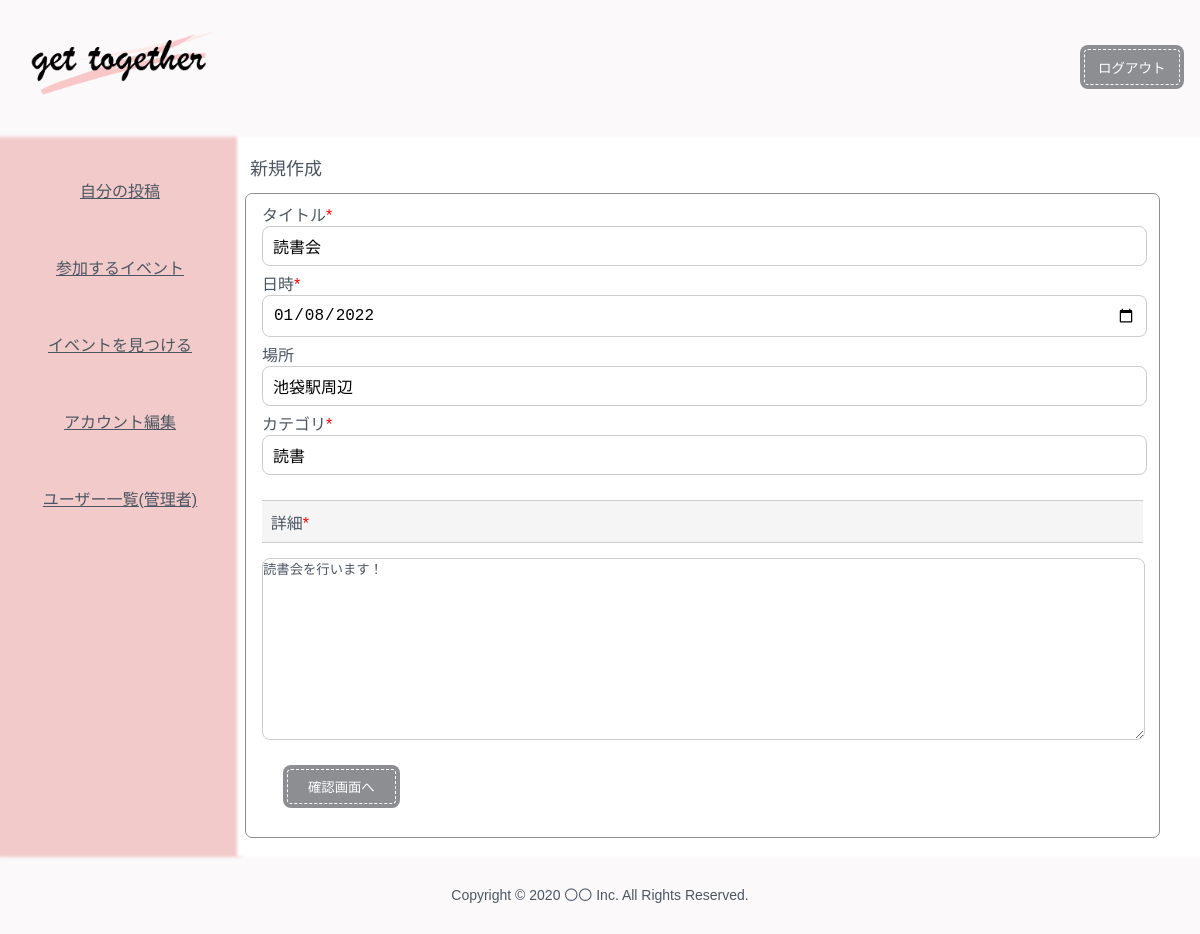
Page /Views/my_edit.php?id=54 (signed in) on the committed database.
### tables this page shows
CREATE TABLE `events` (
  `id` int(11) NOT NULL,
  `title` varchar(300) NOT NULL,
  `content` varchar(20000) DEFAULT NULL,
  `place` varchar(100) DEFAULT NULL,
  `date` date DEFAULT NULL,
  `category` varchar(1000) DEFAULT NULL,
  `user_id` int(11) NOT NULL,
  `del_flag` int(11) NOT NULL DEFAULT '0'
);

### Controllers/Controller1.php (called while the page is built, shortened)
<?php
require_once('../Models/MyPage.php');
class PlayerController {
	private $request;
	  public function __construct() {
			$this->request['get'] = $_GET;
		$this->MyPage = new MyPage();
	  }
	public function detail() {
	$detail = $this->MyPage->getdetail($this->request['get']);
	return $detail;
	}
}
?>

### Models/Db.php (called while the page is built, shortened)
<?php
class Db {
	public function __construct($dbh = null) {
		if(!$dbh) {
			try {
				$this->dbh = new PDO(
					'mysql:dbname='.DB_NAME.
					';host='.DB_HOST, DB_USER, DB_PASSWD
				);
			} catch (PDOException $e) {
				echo "接続失敗:" . $e->getMessage() . "\n";
				exit();
			}
		} else{
			$this->dbh = $dbh;
		}
	}
}

### Models/MyPage.php (called while the page is built, shortened)
<?php
require_once('../Models/Db.php');
class MyPage extends Db  {
    public function getdetail(){
           $sql = "SELECT * FROM events Where id = ".$_GET['id'];
           $sth = $this->dbh->prepare($sql);
           $sth->execute();
           $result = $sth->fetchAll(PDO::FETCH_ASSOC);
           return $result;
    }
}

### Views/my_edit.php (the view, shortened to what this page needs)
<?php
require_once '../Controllers/Controller1.php';
$a = new PlayerController();
$c = $a->detail();
?>
<!DOCTYPE html>
<html lang="ja">
<head>
  <link rel="stylesheet" type="text/css" href="css/my_create.css">
  <link rel="stylesheet" type="text/css" href="css/contact.css">
</head>
<body>
<?php include("header.php"); ?>
<article>
  <?php
  include("side.php");
  ?>
  <div class="content2">
      <div class="container">
      <p class="my_index_title">新規作成</p>
      </div>
      <div class="post_form">
<form method="post" action="my_edit_confirm.php">
    <dl>
      <dt><label for="title">タイトル<span class="kome">*</span></label></dt>
      <dd>
      <input class="a" type="text" name="title" id="title" value="<?php echo $c[0]['title']; ?>">
      </dd>
      <dt><label for="date">日時<span class="kome">*</span></label></dt>
      <dd>
        <input class="a" type="date" name="date" id="date" value="<?php echo $c[0]['date']; ?>"></dd>
      <dt><label for="place">場所</label></dt>
      <dd><input class="a" type="text" name="place" id="place" value="<?php echo $c[0]['place']; ?>"></dd>
      <dt><label for="category">カテゴリ<span class="kome">*</span></label></dt>
      <dd><input class="a" type="text" name="category" id="category" value="<?php echo $c[0]['category']; ?>"></dd>
      <h3>詳細<span class="kome">*</span></h3>
        </dl>
        <dl>
          <dd><textarea name="content" id="content" value="<?php echo $c[0]['content']; ?>"><?php echo $c[0]['content']; ?></textarea></dd>
          <dd id="submit1"><input class="btn-stitch2" type="submit" value="確認画面へ"></dd>
        </dl>
    </form>
      </div>
  </div>
</article>
<div>
<?php
include("footer.php");
?>
</div>
</body>
</html>

### Views/css/my_create.css (style rules this page uses)
* { -webkit-appearance: none; }
* { color: #4c5662; margin: 0px; padding: 0px; }
body { font-family: arial; }
.content2 { color: #4c5662; padding-top: 10px; background-color:white; width:80%; box-shadow: 0 0 3px 3px #ffffff; }
.my_index_title { font-size: 18px; margin: 10px; }
.container { display: flex; justify-content: space-between; }
.post_form { padding: 0.5em 1em; margin: 3px 40px 0 5px; font-weight: normal; color: #8c8e91; background: #FFF; border: solid 1px #8c8e91; border-radius: 7px; }
.btn-stitch2 { display: inline-block; padding: 0.5em 1em; text-decoration: none; background: #8c8e91; color: #FFF; border-radius: 4px; box-shadow: 0px 0px 0px 4px #8c8e91; border: dashed 1px #FFF; margin: 10px; }

### Views/css/contact.css (style rules this page uses)
* { margin: 0px; padding: 0px; }
* { -webkit-appearance: none; }
body { font-family: "游ゴシック体", "YuGothic", "游ゴシック Medium", "Yu Gothic Medium", "游ゴシック", "Yu Gothic", sans-serif; }
.a { color: black; width: 95%; font-size: 1.2rem; padding: 10px; border: 1px solid #ccc; border-radius: 8px; cursor: auto; margin-bottom: 5px; }
h3 { border-bottom:1px solid #ccc; border-top:1px solid #ccc; background-color: #f5f5f5; margin-top: 20px; margin-bottom: 15px; padding: 1%; font-size: 16px; font-weight: normal; }
.kome { color: red; }
.a { width: 98%; font-size: 16px; padding: 10px; border: 1px solid #ccc; border-radius: 8px; cursor: auto; margin-bottom: 5px; }
form textarea { width: 100%; height: 180px; border: 1px solid #ccc; border-radius: 8px; cursor: auto; }

### Views/css/header.css (style rules this page uses)
* { -webkit-appearance: none; }
* { margin: 0px; padding: 0px; }
body { font-family: arial; }

### Views/css/mypage.css (style rules this page uses)
* { -webkit-appearance: none; }
* { margin: 0px; padding: 0px; }
body { font-family: arial; }
article { display:flex; }
.btn-stitch2 { display: inline-block; padding: 0.5em 1.5em; text-decoration: none; background: #8c8e91; color: #FFF; border-radius: 4px; box-shadow: 0px 0px 0px 4px #8c8e91; border: dashed 1px #FFF; margin: 25px; }

### Views/css/footer.css (style rules this page uses)
* { margin: 0px; padding: 0px; }
body { font-family: arial; }

### rows in the picture
events: title "読書会", date "01/08/2022", place "池袋駅周辺", category "読書", content "読書会を行います！"
